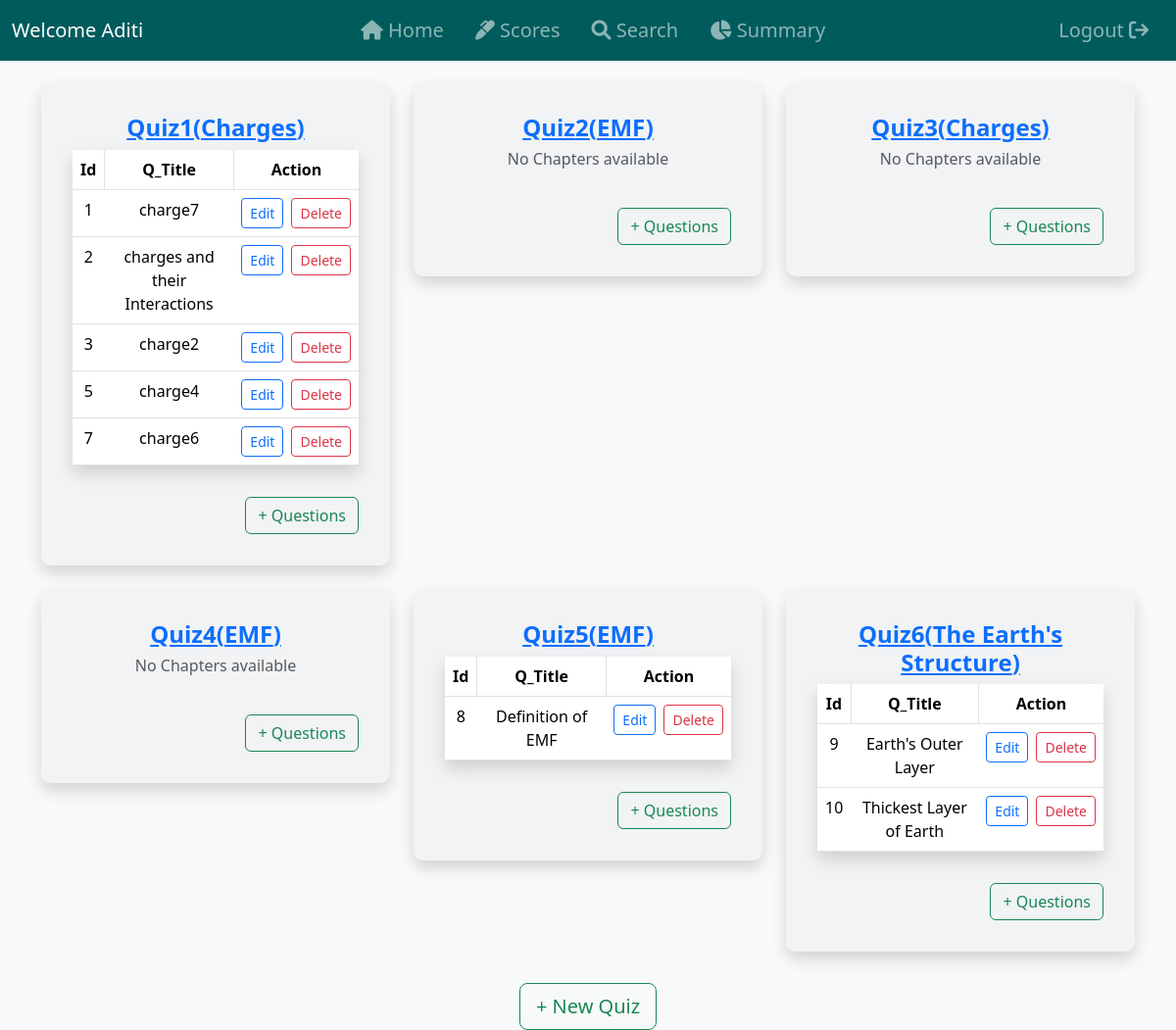
The app's page /admin/quiz_management (signed in), older data.
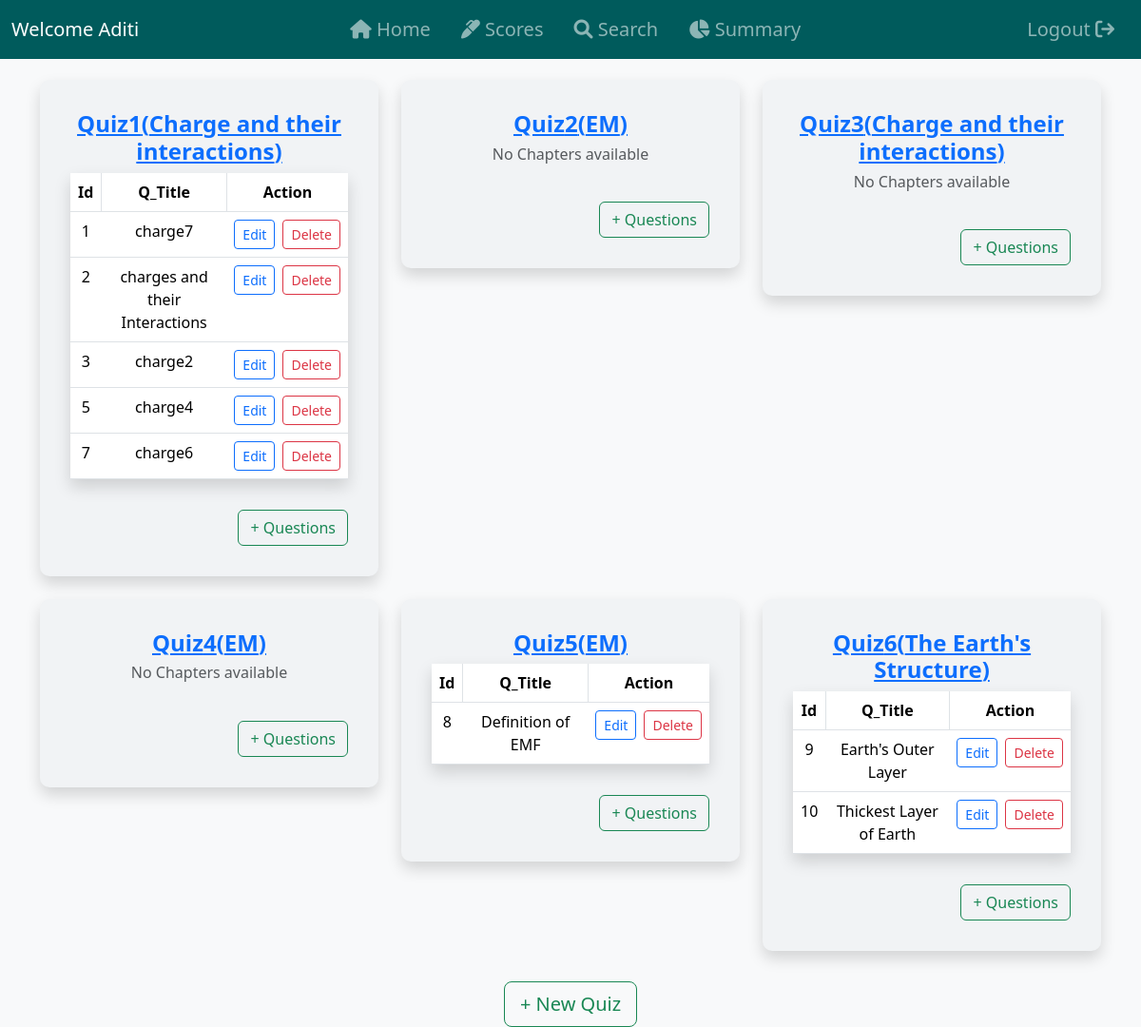
The same page, newer data.
### controllers/models.py (models this page shows, shortened)
class Quiz(db.Model):
    id = db.Column(db.Integer, primary_key=True)
    chapter_id = db.Column(db.Integer, db.ForeignKey('chapter.id'), nullable=False)
    subject_id = db.Column(db.Integer, db.ForeignKey('subject.id'), nullable=False)
    date_of_quiz = db.Column(db.DateTime, default=func.now())
    time_duration = db.Column(db.String(10))  # HH:MM format
    remarks = db.Column(db.Text)
    questions = db.relationship('Question', backref='quiz', cascade='all, delete-orphan')
    scores = db.relationship('Score', backref='quiz', cascade='all, delete-orphan')
    subject = db.relationship('Subject', backref='quizzes')

class Chapter(db.Model):
    id = db.Column(db.Integer, primary_key=True)
    name = db.Column(db.String(200), nullable=False, unique=True)
    description = db.Column(db.Text, nullable=False)
    no_of_quizes = db.Column(db.Integer, nullable=False) # I don't know how to use this stuff.
    subject_id = db.Column(db.Integer, db.ForeignKey('subject.id'), nullable=False)
    quizzes = db.relationship('Quiz', backref='chapter', cascade='all, delete-orphan')

### controllers/routes.py (the view)
@app.route('/admin/quiz_management')
@login_required
def quiz_management():
    quizes = Quiz.query.all()
    return render_template('quiz_management.html', quizes=quizes)

### controllers/models.py (called while the page is built)
@login_manager.user_loader
def load_user(user_id):
    try:
        user_type, id = user_id.split('-')
        id = int(id)
        if user_type == 'admin':
            return Admin.query.get(id)
        else:
            return User.query.get(id)
    except (ValueError, AttributeError):
        print(f"ERROR: Invalid user_id: {user_id}")
        return None

### controllers/templates/quiz_management.html (shortened to what this page needs)
{% extends 'base.html' %}
{% block content %}
<div class="container mt-4">
    <div class="row g-4 d-flex justify-content-center">
        {% if quizes %}
            {% for quiz in quizes %}
                <div class="col-md-4">
                    <div class="card p-3 shadow">
                        <div class="card-body">
                            <h4 class="fw-bold text-center"><a href="#">Quiz{{ quiz.id }}({{quiz.chapter.name}})</a></h4>
                            <table class="table table-hover shadow">
                                {% if quiz.questions %}
                                    <thead>
                                        <tr>
                                            <th scope="col" class="text-center border-end">Id</th>
                                            <th scope="col" class="text-center border-end">Q_Title</th>
                                            <th scope="col" class="text-center">Action</th>
                                        </tr>
                                    </thead>
                                    <tbody>
                                        {% for question in quiz.questions %}
                                            <tr>
                                                <td class="text-center">{{ question.id }}</td>
                                                <td class="text-center">{{ question.question_title }}</td>
                                                <td class="text-center">
                                                    <div class="d-flex justify-content-center gap-2">
                                                        <a href="#" class="btn btn-outline-primary btn-sm">Edit</a>
                                                        <form action="#" method="POST" onsubmit="return confirm('Are you sure you want to delete this service?')">
                                                            <button type="submit" class="btn btn-outline-danger btn-sm">Delete</button>
                                                        </form>
                                                    </div>
                                                </td>
                                            </tr>
                                        {% endfor %}
                                    </tbody>
                                {% else %}
                                    <h6 class="text-center text-muted">No Chapters available</h6>
                                {% endif %}
                            </table>
                            <div class="row mt-3">
                                <div class="col text-end mt-3">
                                    <a href="{{url_for('add_question', quiz_id=quiz.id)}}" class="btn btn-outline-success">+ Questions</a>
                                </div>
                            </div>
                        </div>
                    </div>
                </div>
            {% endfor %}
        {% else %}
            <div class="container"><h3 style="color: #808080;">No Quizes! Consider creating one.</h3></div>
        {% endif %}
    </div>
</div>
<div class="row mt-3">
    <div class="col text-center mt-3">
        <a href="#" class="btn btn-outline-success btn-lg">+ New Quiz</a>
    </div>
</div>
{% endblock %}

Row changes from the older to the newer data that the page shows:
changed through a linked row, Quiz id 1: chapter.name "Charges" → "Charge and their interactions"
changed through a linked row, Quiz id 2: chapter.name "EMF" → "EM"
changed through a linked row, Quiz id 3: chapter.name "Charges" → "Charge and their interactions"
changed through a linked row, Quiz id 4: chapter.name "EMF" → "EM"
changed through a linked row, Quiz id 5: chapter.name "EMF" → "EM"
